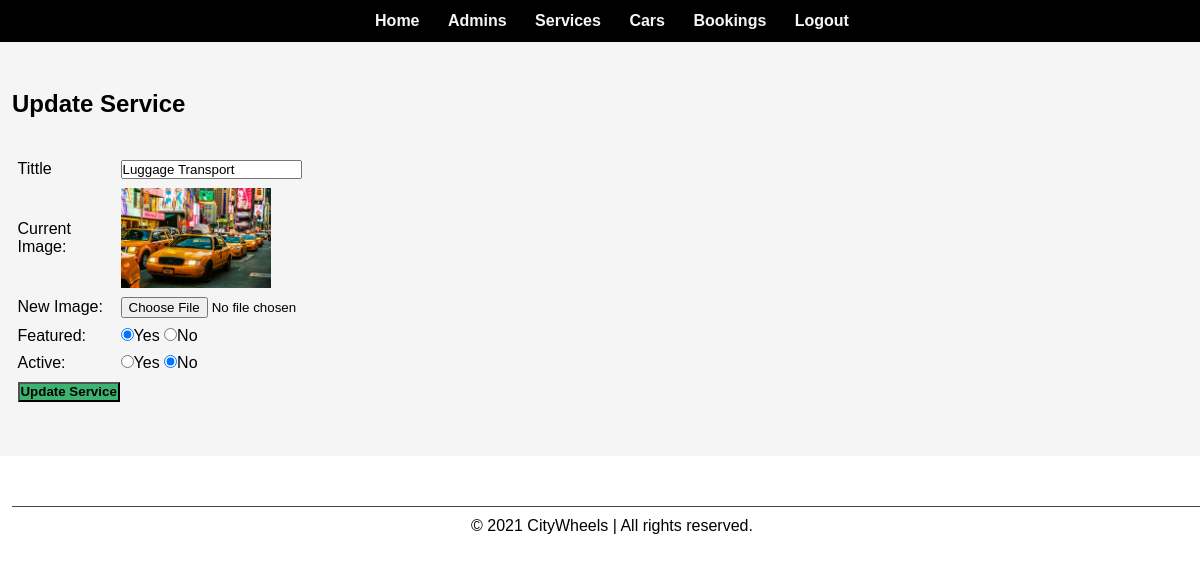
Page /admin/update-service.php?id=15 (signed in) on the committed database.
### tables this page shows
CREATE TABLE `tbl_services` (
  `id` int(10) UNSIGNED NOT NULL,
  `tittle` varchar(100) NOT NULL,
  `image_name` varchar(255) NOT NULL,
  `featured` varchar(10) NOT NULL,
  `active` varchar(10) NOT NULL
);

### admin/update-service.php (the view, shortened to what this page needs)
<?php include('constants/navbar.php'); ?>
	<div class="content">
		<div class="wrapper">
			<h2>Update Service</h2>
			<br><br>
            <?php
                if(isset($_GET['id']))
                {
                	$id = $_GET['id'];
                	$sql="SELECT * FROM tbl_services WHERE id=$id";
                	$res = mysqli_query($conn,$sql);
                	$count = mysqli_num_rows($res);
                	if($count==1)
                	{
                		$row = mysqli_fetch_assoc($res);
                		$tittle = $row['tittle'];
                		$current_image = $row['image_name'];
                		$featured = $row['featured'];
                		$active = $row['active'];
                	}
                	else
                	{
                		$_SESSION['no-service-found'] ="<div class='error'>Service Not Found</div>";
                		header('location:'.SITEURL.'admin/manage-services.php');
                	}
                }
                else
                {
                	header('location:'.SITEURL.'admin/manage-services.php');
                }
            ?>
            <form action="" method="POST" enctype="multipart/form-data">
			<table class="tbl-30">
				<tr>
					<td>Tittle</td>
					<td>
						<input type="text" name="tittle" value="<?php echo $tittle; ?>">
					</td>
				</tr>
				<tr>
					<td>Current Image:</td>
					<td>
						<?php
							 if($current_image != "")
							 {
							 	?>
							 	<img src="<?php echo SITEURL; ?>images/service/<?php echo $current_image; ?>" width="150px">
							 	<?php
							 }
							 else
							 {
							 	echo "<div class='error'>Image not Added.</div>";
							 }
						?>
					</td>
				</tr>
				<tr>
					<td>New Image:</td>
					<td>
						<input type="file" name="image">
					</td>
				</tr>
				<tr>
					<td>Featured:</td>
					<td>
						<input <?php if($featured=="Yes"){echo "checked";} ?> type="radio" name="featured" value="Yes">Yes
						<input <?php if($featured=="No"){echo "checked";} ?> type="radio" name="featured" value="No">No
					</td>
				</tr>
				<tr>
					<td>Active:</td>
					<td>
						<input <?php if($active=="Yes"){echo "checked";} ?> type="radio" name="active" value="Yes">Yes
						<input <?php if($active=="No"){echo "checked";} ?> type="radio" name="active" value="No">No
					</td>
				</tr>
				<tr>
					<td>
					<input type="submit" name="submit" value="Update Service" class="btn-secondary">
					</td>
				</tr>
			</table>
		</form>
		</div>
	</div>
<?php include('constants/footer.php'); ?>

### css/admin.css (style rules this page uses)
* { margin: 0; padding: 0; font-family: sans-serif; }
.wrapper { padding: 1%; width: 100%; margin: 0 auto; }
.tbl-30 { width: 30%; }
table tr td { padding: 1%; }
.btn-secondary { background-color: mediumseagreen ; padding: 1%; color: black; text-decoration: none; font-weight: bold; }
.content { background-color: whitesmoke; padding: 3% 0; }

### rows in the picture
tbl_services: tittle "Luggage Transport", image_name (picture), featured "☑", active "☑"
